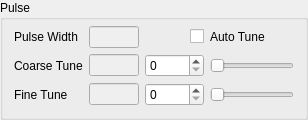
           <widget class="QGroupBox" name="groupPulse">
            <property name="title">
             <string>Pulse</string>
            </property>
            <layout class="QGridLayout" name="gridLayout_6">
             <property name="topMargin">
              <number>6</number>
             </property>
             <item row="0" column="3">
              <widget class="QLabel" name="labelAutoTune">
               <property name="minimumSize">
                <size>
                 <width>69</width>
                 <height>0</height>
                </size>
               </property>
               <property name="text">
                <string>Auto Tune</string>
               </property>
              </widget>
             </item>
             <item row="0" column="2">
              <widget class="QCheckBox" name="checkAutoTune">
               <property name="layoutDirection">
                <enum>Qt::RightToLeft</enum>
               </property>
              </widget>
             </item>
             <item row="0" column="1">
              <widget class="QLineEdit" name="editPulseWidth">
               <property name="enabled">
                <bool>false</bool>
               </property>
               <property name="maximumSize">
                <size>
                 <width>50</width>
                 <height>16777215</height>
                </size>
               </property>
               <property name="readOnly">
                <bool>true</bool>
               </property>
              </widget>
             </item>
             <item row="1" column="3">
              <widget class="QSlider" name="sliderCoarseTune">
               <property name="maximum">
                <number>255</number>
               </property>
               <property name="orientation">
                <enum>Qt::Horizontal</enum>
               </property>
              </widget>
             </item>
             <item row="0" column="0">
              <widget class="QLabel" name="labelPulseWidth">
               <property name="text">
                <string>Pulse Width</string>
               </property>
              </widget>
             </item>
             <item row="1" column="2">
              <widget class="QSpinBox" name="spinCoarseTune">
               <property name="minimumSize">
                <size>
                 <width>59</width>
                 <height>0</height>
                </size>
               </property>
               <property name="keyboardTracking">
                <bool>false</bool>
               </property>
               <property name="maximum">
                <number>255</number>
               </property>
              </widget>
             </item>
             <item row="1" column="1">
              <widget class="QLineEdit" name="editCoarseTune">
               <property name="enabled">
                <bool>false</bool>
               </property>
               <property name="maximumSize">
                <size>
                 <width>50</width>
                 <height>16777215</height>
                </size>
               </property>
               <property name="readOnly">
                <bool>true</bool>
               </property>
              </widget>
             </item>
             <item row="1" column="0">
              <widget class="QLabel" name="labelCoarseTune">
               <property name="text">
                <string>Coarse Tune</string>
               </property>
              </widget>
             </item>
             <item row="2" column="0">
              <widget class="QLabel" name="labelFineTune">
               <property name="text">
                <string>Fine Tune</string>
               </property>
              </widget>
             </item>
             <item row="2" column="1">
              <widget class="QLineEdit" name="editFineTune">
               <property name="enabled">
                <bool>false</bool>
               </property>
               <property name="maximumSize">
                <size>
                 <width>50</width>
                 <height>16777215</height>
                </size>
               </property>
               <property name="readOnly">
                <bool>true</bool>
               </property>
              </widget>
             </item>
             <item row="2" column="2">
              <widget class="QSpinBox" name="spinFineTune">
               <property name="keyboardTracking">
                <bool>false</bool>
               </property>
               <property name="maximum">
                <number>255</number>
               </property>
              </widget>
             </item>
             <item row="2" column="3">
              <widget class="QSlider" name="sliderFineTune">
               <property name="maximum">
                <number>255</number>
               </property>
               <property name="orientation">
                <enum>Qt::Horizontal</enum>
               </property>
              </widget>
             </item>
            </layout>
           </widget>
